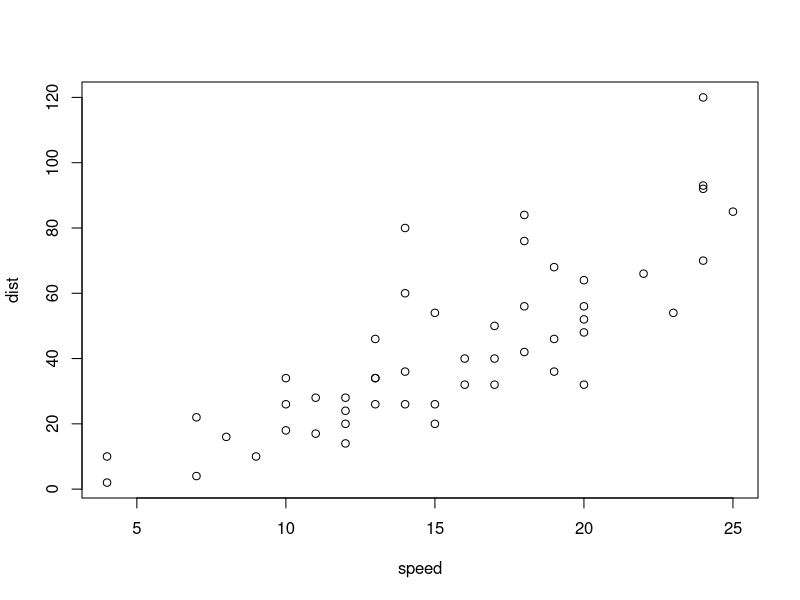
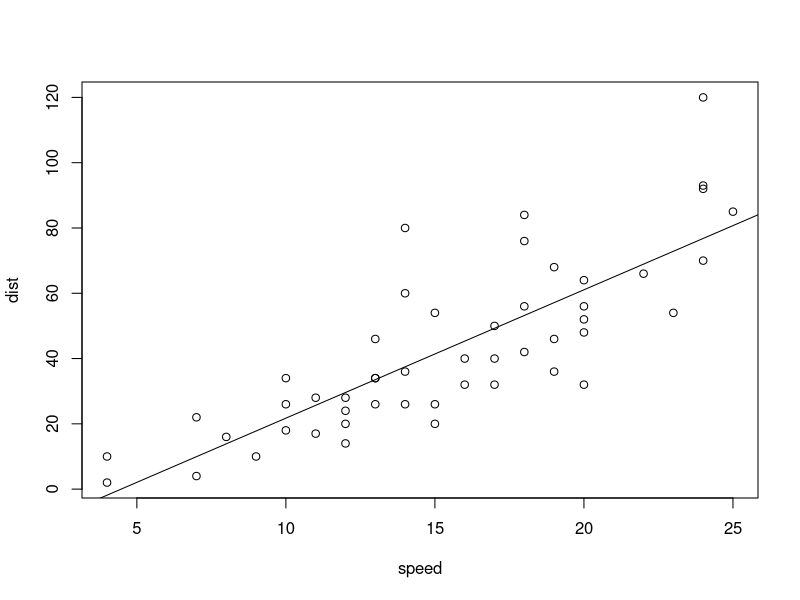

Write the R code that produced these figures, in order. (Note: this script raises an error after producing the figures.)
###
##
##14일차
##
##단순성형 회귀분석( simple linear regression analysis )
###
## modeling: 현실 세계에서 일어나는 현상을 수학식으로 표현하는 행위
# 
# 데이터 과학에서 
# 독립변수 x를 설명변수 (eaplanatory variable), 특징 (feature)   
# 종속변수 y를 반응변수 ( response variable), 레이블 (lable)
# x가 입력되면 y를 맞추어야하는 문제, y를 ground truth로 간주 
# 
# 데이터 과학에서 Modeling 이란 수집한 data(훈련 데이터)를 이용하여 최적의 모델을 찾아내는 과정. 
# 
# 
# 최적의 모델을 찾는 과정
# 모델: y= wx + b
# 
# 1. 모델 선택 --> 선형 방정식 선택
# 2. 주어진 data(훈련 data)를 적용하여 매개변수 결정. -->lm()
# 3. 예측은 훈련 data에 없는 새로운 data로 모델이 레이블을 추정하는 과정. -->predict

# 4. 완성된 모델에 대한 품질 평가. 
#summary(): 결과 이해. 
##
##
###
# 
# 회귀분석 (Regression Analysis)
# 관찰된 연속형 분수들에 대해 두  변수 사이의 모형을 구한 뒤 
# 적합도를 측정해 내는 분석방법
# 
# 시간에 따라 변화하는 데이터나 어떤 영향, 가설적 실험, 
# 인과 관계의 모델링등의 통계적 예측에 이용될 수 있다.
# 
# 단순선형 회귀분석(simple linear regression analysis)
# 독립변수와 종속변수와의 관계가 선형으로 표현 하나의 독립 변수를 다루는 분석방법
# 
# 
# 
# 단순선형 회귀모델의 회귀식: y= wx + b(w,b는 상수)
#         w,b는 어떻게 찾을 수 있을가?
#         x,y로 구성된 data를 이용하여 w,b를 찾아내는 모델
#         



##단순선형 회귀분석. 
#주행거리와 제동거리 사이의 회귀모델
str(cars)
head(cars)

#산점도를 통한 선형 관계 확인
plot(dist~speed, data= cars)
plot(cars)
cars

#회귀모델 구하기, 
#종속(반응) 변수~ 독립(설명) 변수 순서로 지정
model <-lm(dist~speed, cars)
model
## y= wx+b ///y= dist , x= speed
##선형 변수와 반응변수로 결정되는게 있다 분석하여 사용하ㅣ자. 
abline(model)
##lm 함수를 이용해서 w와b값을 예측해서 만든 회귀선.

###여기까지 단순선형회귀분석 기본 순서임.

#관련 함수

coef(model)  #매개변수(계수) -w,b 값 출력
cars
fitted(model) #훈련 data에 대한 예측값.  predict랑 비슷.
residuals(model)     #잔차: 회귀식으로 추정된 값과의 차이 
#잔차 제곱합을 평균제곱오차(MES-mean squared error)로 변환환
cars
deviance(model)/length(csrs$speed)

b <- coef(model)[1]
b
w <- coef(model)[2]
w
speed <- 21.5
dist <- w *speed+ b
dist

df <- data.frame(speed=c(21.5,25.0,25.5,26.0,26.5,27.0,27.5,28.0))
predict(model,df)#예측 수행 함수 
plot(df$speed,predict(model,df),col='hotpink',
     cex=3,pch=15)
abline(model,lwd='3')




speed <- cars[,1]
pred <- w*speed +b
pred

compare <-  data.frame(pred,cars[,2],
                       pred-cars[,2])
compare

colnames(compare) <- c('예상','실제','오차')

head(fitted(model),3)     #예측
head(residuals(model),3)    #추정된 값과의 차이. 
head(compare,3)



summary(model)
# 
# 평균은 클수록, 분산은 작을수록, 데이터의 크기가 클수록 
# 믿음이 커진다. -> t-통계량 (t-statistics)/t-값 (t-value)
# t-값이 크면 대립가설에 대한 믿음이 강해진다. 
# t-값이 작으면 대립가설에 대한 믿음이 약해진다. 
# 
# 데이터를 통해 '대립가설이 통계학적으로 유의미하다' 라는 것을 증명하고 확인하는 작업을 t-검정(t-test)라 한다. 
# 
#'귀무가설이 참이라고 가정했을 때, 표본으로 부터 얻어지는 
# 통계치가 나타날(관측될) 확률'을 계산하는데 이 때 계산된 확률 값을 p값이라 한다. 

# p값이 매우 낮으면, 이러한 표본 통계 값은 우연히 나타나기 어려운 케이스이기 때문에, 우리는 귀무가설을 채택하지 않고 ( 기각하고), 대안적인 가설인 가설, 즉 대립가설을 채택한다. 
cars


str(cars)
head(cars)
car_model <- lm(dist~speed,data=cars)
coef(car_model)
plot(car_model)
abline(car_model,col='red')
summary(car_model)






str(women)
head(women)
women_model <- lm(weight~height, data=women)
coef(women_model)
plot(women_model)
abline(women_model,col='red')
summary(women_model)










